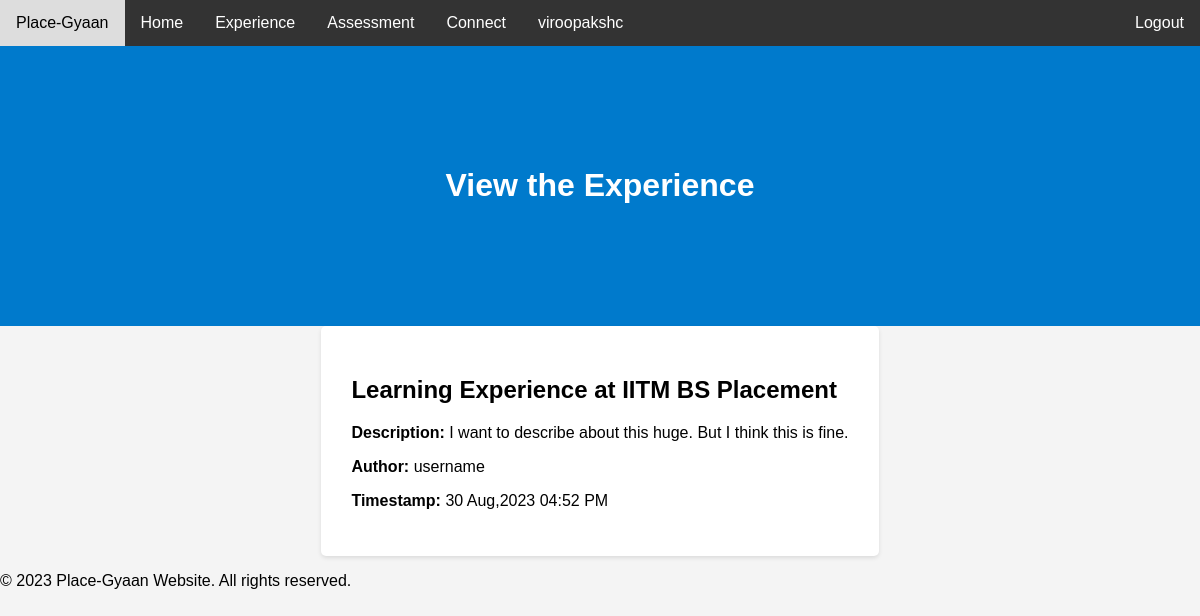
The page /view_experience/9 (signed in) on the database its author committed.
### main/models.py (models this page shows)
class User(Base, UserMixin):
    __tablename__ = 'User'
    id = Column(Integer, primary_key=True,autoincrement=True)
    email = Column(String(255), unique=True)
    username = Column(String(255), unique=False, nullable=True)
    password = Column(String(255), nullable=False)
    active = Column(Boolean())
    fs_uniquifier = Column(String(64), unique=True, nullable=False)
    attributes=Column(MutableList.as_mutable(AsaList()),nullable=False)
    roles = relationship('Role', secondary='RolesUsers',
                         backref=backref('Users', lazy='dynamic'))

class Experience(Base):
	__tablename__="Experience"
	id = Column(Integer, primary_key=True,autoincrement=True)
	title = Column(String(255), unique=True, nullable=False)
	description = Column(String(255), nullable=False)
	auth_id = Column(Integer, ForeignKey('User.id'), nullable=False)
	anonymous = Column(Boolean, default=False)
	timestamp = Column(String(80), default=0)

### main/controllers.py (the view)
@app.route('/view_experience/<int:exp_id>')
@auth_required()
def view_experience(exp_id):
    experience = Experience.query.get(exp_id)
    user=User.query.filter_by(id=experience.auth_id).first()
    return render_template('view_experience.html', experience=experience,username=user.username,timestamp=extract_time(experience.timestamp),user=current_user.username)

### main/controllers.py (called while the page is built)
def extract_time(timestamp):
  time_and_date=dt.datetime.strptime(str(timestamp).split(".")[0],"%Y-%m-%d %H:%M:%S")
  return dt.datetime.strftime(time_and_date,"%d %b,%Y %I:%M %p")

### main/templates/view_experience.html (shortened to what this page needs)
{% extends "whole.html" %}
{% block welcome %}
<div class="header">
        <h1>View the Experience</h1>
    </div>
{% endblock %}
{% block user %}
            {{ user }}
{% endblock %}
{% block content %}
<div class="exp-id-container">
    <h2>{{ experience.title }}</h2>
    <p><strong>Description:</strong> {{ experience.description }}</p>
    <p><strong>Author:</strong> {{ "User has chosen to be anonymous. Sorry!!" if experience.anonymous else username }}</p>
    <p><strong>Timestamp:</strong> {{ timestamp }}</p>
</div>
{% endblock %}

### main/templates/view_experience.html (style rules this page uses)
.exp-id-container { max-width: 800px; margin: 0 auto; padding: 30px; background-color: #fff; border-radius: 5px; box-shadow: 0 2px 4px rgba(0, 0, 0, 0.1); }

### main/templates/whole.html (style rules this page uses)
body { font-family: Arial, sans-serif; margin: 0; padding: 0; background-color: #f4f4f4; }
.header { text-align: center; padding: 100px; background-color: #007ACC; }
.header h1 { color: white; }

### rows shown on the page
User: username "viroopakshc"
Experience: title "Learning Experience at IITM BS Placement", description "I want to describe about this huge. But I think this is fine.", anonymous.username "username"

### other values the page prints
{{ timestamp }} "30 Aug,2023 04:52 PM"
